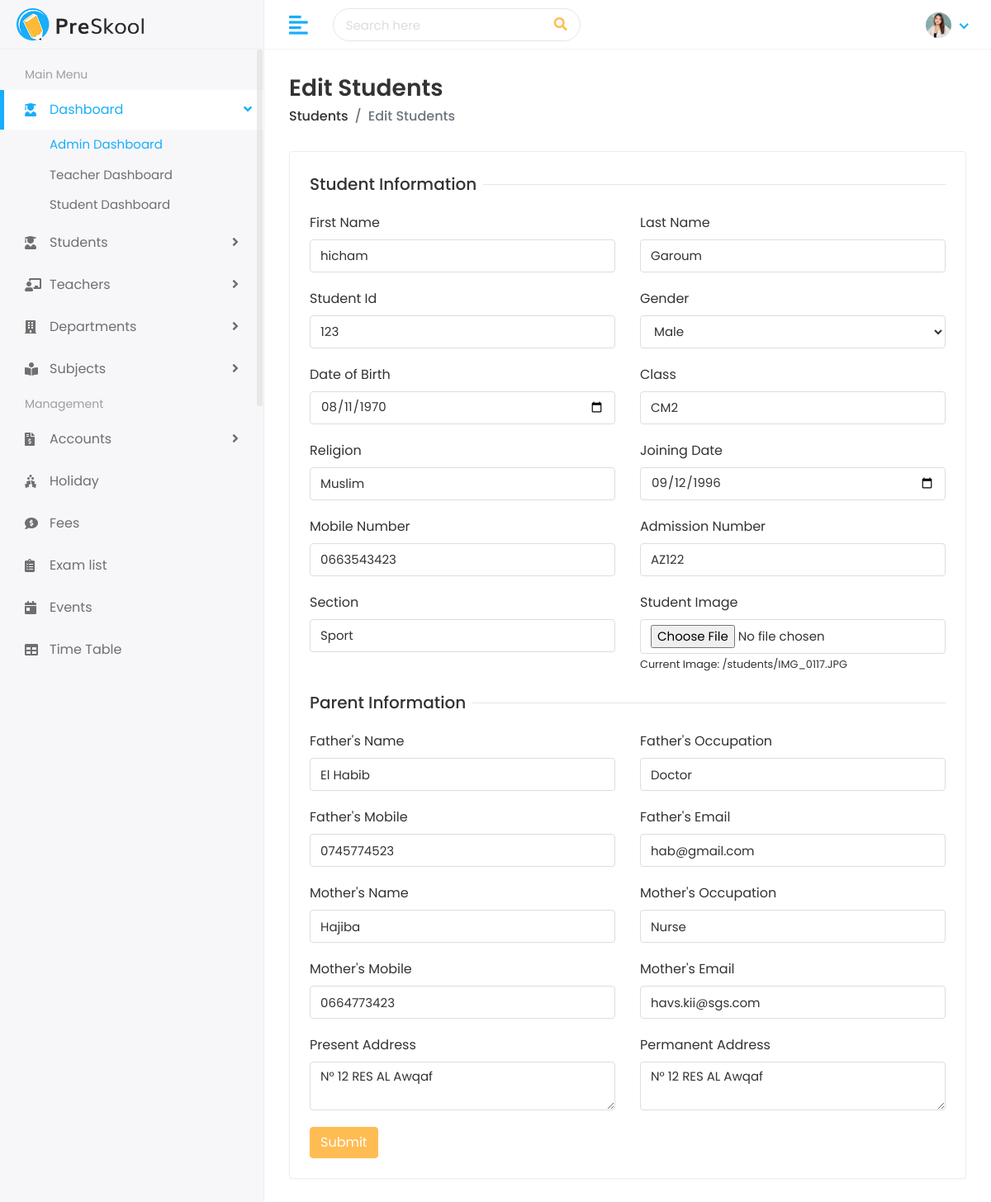
Page /student/edit/hicham-garoum-123/ on the earlier database version.
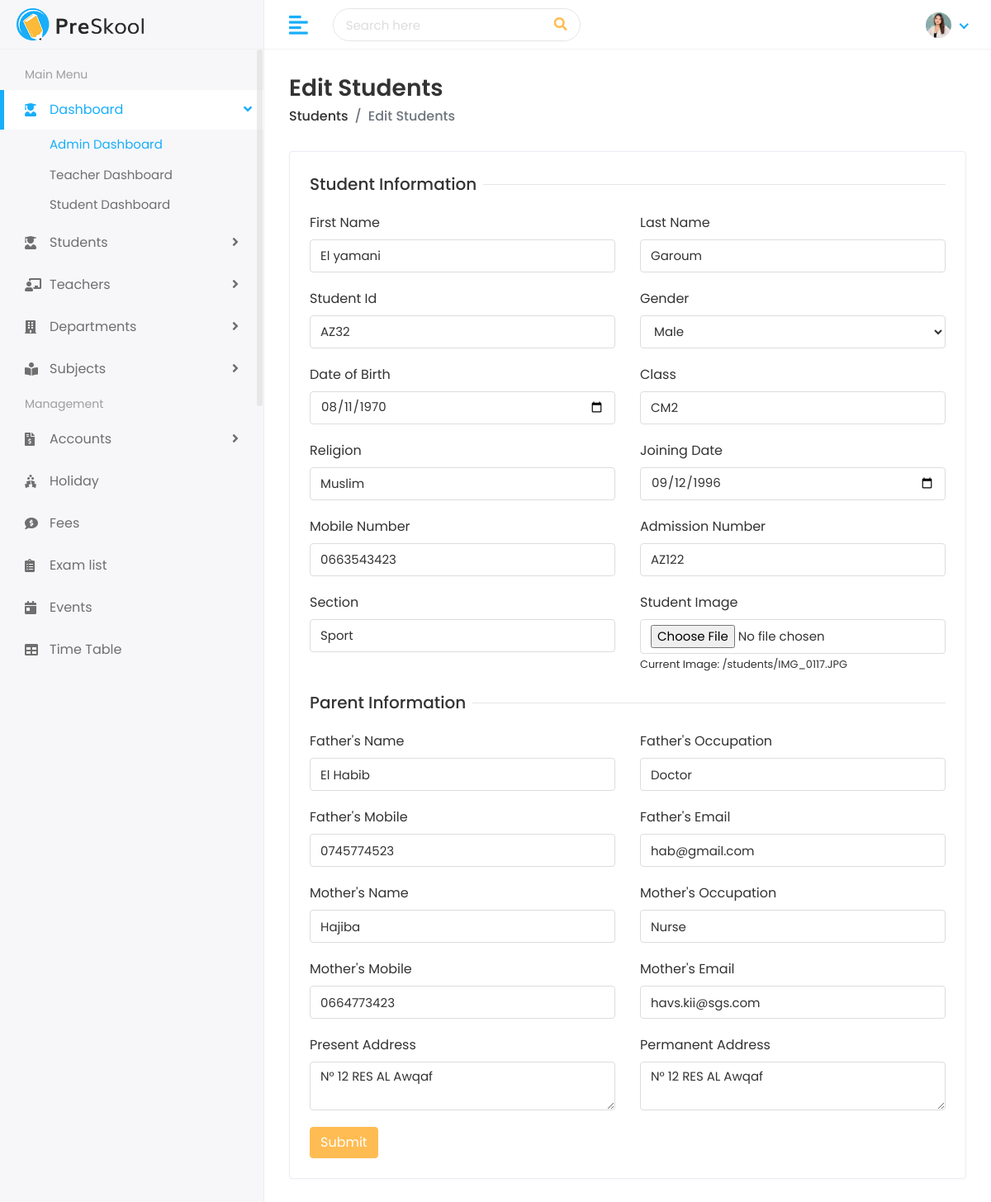
Same page on the later database version.
### student/models.py (models this page shows, shortened)
class Student(models.Model):
    first_name = models.CharField(max_length=100)
    last_name = models.CharField(max_length=100)
    student_id = models.CharField(max_length=20)
    gender = models.CharField(max_length=10, choices=[(
        'Male', 'Male'), ('Female', 'Female'), ('Others', 'Others')])
    date_of_birth = models.DateField()
    student_class = models.CharField(max_length=50)
    religion = models.CharField(max_length=50)
    joining_date = models.DateField()
    mobile_number = models.CharField(max_length=15)
    admission_number = models.CharField(max_length=20)
    section = models.CharField(max_length=10)
    student_image = models.ImageField(upload_to='students/', blank=True)
    parent = models.OneToOneField(Parent, on_delete=models.CASCADE)
    slug = models.SlugField(max_length=255, unique=True, blank=True)

class Parent(models.Model):
    father_name = models.CharField(max_length=100)
    father_occupation = models.CharField(max_length=100, blank=True)
    father_mobile = models.CharField(max_length=15)
    father_email = models.EmailField(max_length=100)
    mother_name = models.CharField(max_length=100)
    mother_occupation = models.CharField(max_length=100, blank=True)
    mother_mobile = models.CharField(max_length=15)
    mother_email = models.EmailField(max_length=100)
    present_address = models.TextField()
    permanent_address = models.TextField()

### student/views.py (the view, shortened to what this page needs)
# urls.py: path('edit/<str:slug>/', views.edit_student, name='edit_student'),
def edit_student(request, slug):
    student = get_object_or_404(Student, slug=slug)
    parent = student.parent if hasattr(student, 'parent') else None
    return render(request, "students/edit-student.html", {
        'student': student,
        'parent': parent
    })

### templates/students/edit-student.html (shortened to what this page needs)
{% extends 'Home/base.html' %}
{% load static %}
{% block body %}
<div class="page-wrapper">
    <div class="content container-fluid">
        <div class="page-header">
            <div class="row align-items-center">
                <div class="col">
                    <h3 class="page-title">Edit Students</h3>
                    <ul class="breadcrumb">
                        <li class="breadcrumb-item"><a href="/students">Students</a></li>
                        <li class="breadcrumb-item active">Edit Students</li>
                    </ul>
                </div>
            </div>
        </div>
        <div class="row">
            <div class="col-sm-12">
                <div class="card">
                    <div class="card-body">
                        <form method="POST" enctype="multipart/form-data">
                            <div class="row">
                                <div class="col-12">
                                    <h5 class="form-title"><span>Student Information</span></h5>
                                </div>
                                <div class="col-12 col-sm-6">
                                    <div class="form-group">
                                        <label>First Name</label>
                                        <input type="text" name="first_name" class="form-control" value="{{ student.first_name }}">
                                    </div>
                                </div>
                                <div class="col-12 col-sm-6">
                                    <div class="form-group">
                                        <label>Last Name</label>
                                        <input type="text" name="last_name" class="form-control" value="{{ student.last_name }}">
                                    </div>
                                </div>
                                <div class="col-12 col-sm-6">
                                    <div class="form-group">
                                        <label>Student Id</label>
                                        <input type="text" name="student_id" class="form-control" value="{{ student.student_id }}">
                                    </div>
                                </div>
                                <div class="col-12 col-sm-6">
                                    <div class="form-group">
                                        <label>Gender</label>
                                        <select name="gender" class="form-control">
                                            <option value="Male" {% if student.gender == 'Male' %}selected{% endif %}>Male</option>
                                        </select>
                                    </div>
                                </div>
                                <div class="col-12 col-sm-6">
                                    <div class="form-group">
                                        <label>Date of Birth</label>
                                        <input type="date" name="date_of_birth" class="form-control" value="{{ student.date_of_birth|date:'Y-m-d' }}">
                                    </div>
                                </div>
                                <div class="col-12 col-sm-6">
                                    <div class="form-group">
                                        <label>Class</label>
                                        <input type="text" name="student_class" class="form-control" value="{{ student.student_class }}">
                                    </div>
                                </div>
                                <div class="col-12 col-sm-6">
                                    <div class="form-group">
                                        <label>Religion</label>
                                        <input type="text" name="religion" class="form-control" value="{{ student.religion }}">
                                    </div>
                                </div>
                                <div class="col-12 col-sm-6">
                                    <div class="form-group">
                                        <label>Joining Date</label>
                                        <input type="date" name="joining_date" class="form-control" value="{{ student.joining_date|date:'Y-m-d' }}">
                                    </div>
                                </div>
                                <div class="col-12 col-sm-6">
                                    <div class="form-group">
                                        <label>Mobile Number</label>
                                        <input type="text" name="mobile_number" class="form-control" value="{{ student.mobile_number }}">
                                    </div>
                                </div>
                                <div class="col-12 col-sm-6">
                                    <div class="form-group">
                                        <label>Admission Number</label>
                                        <input type="text" name="admission_number" class="form-control" value="{{ student.admission_number }}">
                                    </div>
                                </div>
                                <div class="col-12 col-sm-6">
                                    <div class="form-group">
                                        <label>Section</label>
                                        <input type="text" name="section" class="form-control" value="{{ student.section }}">
                                    </div>
                                </div>
                                <div class="col-12 col-sm-6">
                                    <div class="form-group">
                                        <label>Student Image</label>
                                        <input type="file" name="student_image" class="form-control">
                                        <small>Current Image: {{ student.student_image.url }}</small>
                                    </div>
                                </div>
                                <div class="col-12">
                                    <h5 class="form-title"><span>Parent Information</span></h5>
                                </div>
                                <div class="col-12 col-sm-6">
                                    <div class="form-group">
                                        <label>Father's Name</label>
                                        <input type="text" name="father_name" class="form-control" value="{{ parent.father_name }}">
                                    </div>
                                </div>
                                <div class="col-12 col-sm-6">
                                    <div class="form-group">
                                        <label>Father's Occupation</label>
                                        <input type="text" name="father_occupation" class="form-control" value="{{ parent.father_occupation }}">
                                    </div>
                                </div>
                                <div class="col-12 col-sm-6">
                                    <div class="form-group">
                                        <label>Father's Mobile</label>
                                        <input type="text" name="father_mobile" class="form-control" value="{{ parent.father_mobile }}">
                                    </div>
                                </div>
                                <div class="col-12 col-sm-6">
                                    <div class="form-group">
                                        <label>Father's Email</label>
                                        <input type="email" name="father_email" class="form-control" value="{{ parent.father_email }}">
                                    </div>
                                </div>
                                <div class="col-12 col-sm-6">
                                    <div class="form-group">
                                        <label>Mother's Name</label>
                                        <input type="text" name="mother_name" class="form-control" value="{{ parent.mother_name }}">
                                    </div>
                                </div>
                                <div class="col-12 col-sm-6">
                                    <div class="form-group">
                                        <label>Mother's Occupation</label>
                                        <input type="text" name="mother_occupation" class="form-control" value="{{ parent.mother_occupation }}">
                                    </div>
                                </div>
                                <div class="col-12 col-sm-6">
                                    <div class="form-group">
                                        <label>Mother's Mobile</label>
                                        <input type="text" name="mother_mobile" class="form-control" value="{{ parent.mother_mobile }}">
                                    </div>
                                </div>
                                <div class="col-12 col-sm-6">
                                    <div class="form-group">
                                        <label>Mother's Email</label>
                                        <input type="email" name="mother_email" class="form-control" value="{{ parent.mother_email }}">
                                    </div>
                                </div>
                                <div class="col-12 col-sm-6">
                                    <div class="form-group">
                                        <label>Present Address</label>
                                        <textarea name="present_address" class="form-control">{{ parent.present_address }}</textarea>
                                    </div>
                                </div>
                                <div class="col-12 col-sm-6">
                                    <div class="form-group">
                                        <label>Permanent Address</label>
                                        <textarea name="permanent_address" class="form-control">{{ parent.permanent_address }}</textarea>
                                    </div>
                                </div>
                                <div class="col-12">
                                    <button type="submit" class="btn btn-primary">Submit</button>
                                </div>
                            </div>
                        </form>
                    </div>
                </div>
            </div>
        </div>
    </div>
</div>
{% endblock %}

Differences in the rows shown:
changed Student "/students/IMG_0117.JPG": first_name "hicham" → "El yamani"; student_id "123" → "AZ32"
